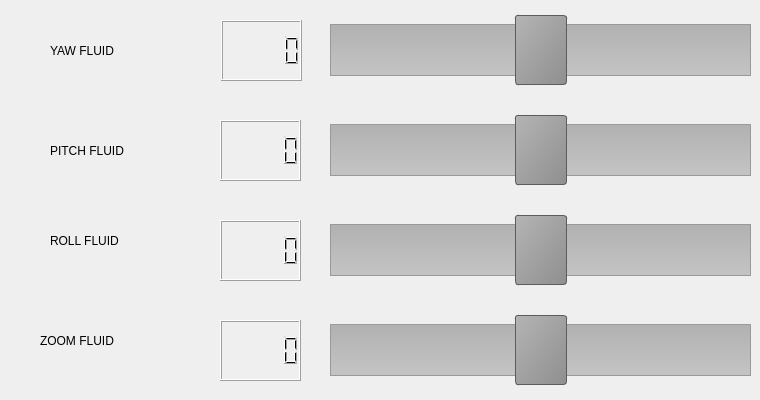
   <widget class="QWidget" name="tabFluid">
    <attribute name="title">
     <string>FLUID</string>
    </attribute>
    <widget class="QSlider" name="SliderZoomFluid">
     <property name="geometry">
      <rect>
       <x>330</x>
       <y>310</y>
       <width>421</width>
       <height>81</height>
      </rect>
     </property>
     <property name="styleSheet">
      <string notr="true">QSlider::groove:horizontal {
    border: 1px solid #999999;
    height: 50px; /* the groove expands to the size of the slider by default. by giving it a height, it has a fixed size */
    background: qlineargradient(x1:0, y1:0, x2:0, y2:1, stop:0 #B1B1B1, stop:1 #c4c4c4);
    margin: 2px 0;
}

QSlider::handle:horizontal {
    background: qlineargradient(x1:0, y1:0, x2:1, y2:1, stop:0 #b4b4b4, stop:1 #8f8f8f);
    border: 1px solid #5c5c5c;
    width: 50px;
    margin: -10px 0 ; /* handle is placed by default on the contents rect of the groove. Expand outside the groove */
    border-radius: 3px;
}</string>
     </property>
     <property name="minimum">
      <number>1</number>
     </property>
     <property name="maximum">
      <number>99</number>
     </property>
     <property name="pageStep">
      <number>6</number>
     </property>
     <property name="value">
      <number>50</number>
     </property>
     <property name="orientation">
      <enum>Qt::Horizontal</enum>
     </property>
    </widget>
    <widget class="QLCDNumber" name="lcdPitchFluid">
     <property name="geometry">
      <rect>
       <x>220</x>
       <y>120</y>
       <width>81</width>
       <height>61</height>
      </rect>
     </property>
    </widget>
    <widget class="QSlider" name="SliderYawFluid">
     <property name="geometry">
      <rect>
       <x>330</x>
       <y>10</y>
       <width>421</width>
       <height>81</height>
      </rect>
     </property>
     <property name="styleSheet">
      <string notr="true">QSlider::groove:horizontal {
    border: 1px solid #999999;
    height: 50px; /* the groove expands to the size of the slider by default. by giving it a height, it has a fixed size */
    background: qlineargradient(x1:0, y1:0, x2:0, y2:1, stop:0 #B1B1B1, stop:1 #c4c4c4);
    margin: 2px 0;
}

QSlider::handle:horizontal {
    background: qlineargradient(x1:0, y1:0, x2:1, y2:1, stop:0 #b4b4b4, stop:1 #8f8f8f);
    border: 1px solid #5c5c5c;
    width: 50px;
    margin: -10px 0 ; /* handle is placed by default on the contents rect of the groove. Expand outside the groove */
    border-radius: 3px;
}</string>
     </property>
     <property name="minimum">
      <number>1</number>
     </property>
     <property name="maximum">
      <number>99</number>
     </property>
     <property name="singleStep">
      <number>1</number>
     </property>
     <property name="pageStep">
      <number>6</number>
     </property>
     <property name="value">
      <number>50</number>
     </property>
     <property name="orientation">
      <enum>Qt::Horizontal</enum>
     </property>
    </widget>
    <widget class="QLCDNumber" name="lcdRollFluid">
     <property name="geometry">
      <rect>
       <x>220</x>
       <y>220</y>
       <width>81</width>
       <height>61</height>
      </rect>
     </property>
    </widget>
    <widget class="QSlider" name="SliderRollFluid">
     <property name="geometry">
      <rect>
       <x>330</x>
       <y>210</y>
       <width>421</width>
       <height>81</height>
      </rect>
     </property>
     <property name="styleSheet">
      <string notr="true">QSlider::groove:horizontal {
    border: 1px solid #999999;
    height: 50px; /* the groove expands to the size of the slider by default. by giving it a height, it has a fixed size */
    background: qlineargradient(x1:0, y1:0, x2:0, y2:1, stop:0 #B1B1B1, stop:1 #c4c4c4);
    margin: 2px 0;
}

QSlider::handle:horizontal {
    background: qlineargradient(x1:0, y1:0, x2:1, y2:1, stop:0 #b4b4b4, stop:1 #8f8f8f);
    border: 1px solid #5c5c5c;
    width: 50px;
    margin: -10px 0 ; /* handle is placed by default on the contents rect of the groove. Expand outside the groove */
    border-radius: 3px;
}</string>
     </property>
     <property name="minimum">
      <number>1</number>
     </property>
     <property name="maximum">
      <number>99</number>
     </property>
     <property name="pageStep">
      <number>5</number>
     </property>
     <property name="value">
      <number>50</number>
     </property>
     <property name="sliderPosition">
      <number>50</number>
     </property>
     <property name="tracking">
      <bool>false</bool>
     </property>
     <property name="orientation">
      <enum>Qt::Horizontal</enum>
     </property>
     <property name="invertedControls">
      <bool>false</bool>
     </property>
     <property name="tickPosition">
      <enum>QSlider::TicksBelow</enum>
     </property>
     <property name="tickInterval">
      <number>14</number>
     </property>
    </widget>
    <widget class="QSlider" name="SliderPitchFluid">
     <property name="geometry">
      <rect>
       <x>330</x>
       <y>110</y>
       <width>421</width>
       <height>81</height>
      </rect>
     </property>
     <property name="styleSheet">
      <string notr="true">QSlider::groove:horizontal {
    border: 1px solid #999999;
    height: 50px; /* the groove expands to the size of the slider by default. by giving it a height, it has a fixed size */
    background: qlineargradient(x1:0, y1:0, x2:0, y2:1, stop:0 #B1B1B1, stop:1 #c4c4c4);
    margin: 2px 0;
}

QSlider::handle:horizontal {
    background: qlineargradient(x1:0, y1:0, x2:1, y2:1, stop:0 #b4b4b4, stop:1 #8f8f8f);
    border: 1px solid #5c5c5c;
    width: 50px;
    margin: -10px 0 ; /* handle is placed by default on the contents rect of the groove. Expand outside the groove */
    border-radius: 3px;
}</string>
     </property>
     <property name="minimum">
      <number>1</number>
     </property>
     <property name="maximum">
      <number>99</number>
     </property>
     <property name="pageStep">
      <number>6</number>
     </property>
     <property name="value">
      <number>50</number>
     </property>
     <property name="tracking">
      <bool>true</bool>
     </property>
     <property name="orientation">
      <enum>Qt::Horizontal</enum>
     </property>
    </widget>
    <widget class="QLCDNumber" name="lcdZoomFluid">
     <property name="geometry">
      <rect>
       <x>220</x>
       <y>320</y>
       <width>81</width>
       <height>61</height>
      </rect>
     </property>
    </widget>
    <widget class="QLCDNumber" name="lcdYawFluid">
     <property name="geometry">
      <rect>
       <x>221</x>
       <y>20</y>
       <width>81</width>
       <height>61</height>
      </rect>
     </property>
    </widget>
    <widget class="QLabel" name="label_13">
     <property name="geometry">
      <rect>
       <x>50</x>
       <y>20</y>
       <width>131</width>
       <height>61</height>
      </rect>
     </property>
     <property name="text">
      <string>YAW FLUID</string>
     </property>
    </widget>
    <widget class="QLabel" name="label_14">
     <property name="geometry">
      <rect>
       <x>50</x>
       <y>120</y>
       <width>131</width>
       <height>61</height>
      </rect>
     </property>
     <property name="text">
      <string>PITCH FLUID</string>
     </property>
    </widget>
    <widget class="QLabel" name="label_15">
     <property name="geometry">
      <rect>
       <x>50</x>
       <y>210</y>
       <width>131</width>
       <height>61</height>
      </rect>
     </property>
     <property name="text">
      <string>ROLL FLUID</string>
     </property>
    </widget>
    <widget class="QLabel" name="label_16">
     <property name="geometry">
      <rect>
       <x>40</x>
       <y>310</y>
       <width>131</width>
       <height>61</height>
      </rect>
     </property>
     <property name="text">
      <string>ZOOM FLUID</string>
     </property>
    </widget>
   </widget>
